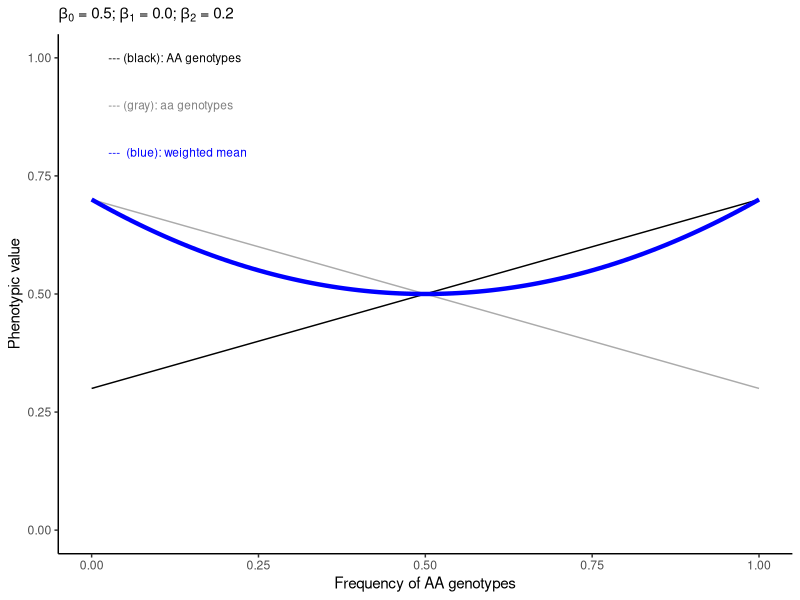

The R source for this figure: (Note: this script raises an error after producing the figure.)
###########################################
# numerical examples for phenotype values #
###########################################

library(tidyverse)
library(patchwork)

plt_f = function(b0,b1,b2,b12,pch) {
  f_star = 0.5-(b1/(2*b2))
  p2 = ggplot(NULL, aes(x=f_star,y=(b12+b2)*(2*f_star-1)+b0+b1)) + geom_point(pch=pch,size=3) +
    theme_classic() + ylab("Phenotypic value") + xlab("Frequency of AA genotypes") + xlim(0,1) + ylim(0,1) +
    geom_function(aes(x=1,y=1),fun=function(x,b0,b1,b2,b12) { (b12+b2)*(2*x-1)+b0+b1 }, args=list(b0,b1,b2,b12)) + 
    geom_function(aes(x=1,y=1),fun=function(x,b0,b1,b2,b12) { (b12-b2)*(2*x-1)+b0-b1 }, args=list(b0,b1,b2,b12), colour=grey(0.0,0.33)) +
    geom_function(aes(x=1,y=1),fun=function(x,b0,b1,b2,b12) { 2*b2*x*(2*x-1)+(b12-b2)*(2*x-1)+b0-b1+2*b1*x }, args=list(b0,b1,b2,b12), lwd=1.5,col=rgb(0,0,1,1))
  return(p2)
}

p1 = plt_f(b0 = 0.5, b1 = 0.0, b2 = 0.2, b12 = 0.0, pch=NA)
p1 = p1 + geom_text(aes(x=0.025,y=1.0),label="--- (black): AA genotypes",size=3,hjust=0) + 
  geom_text(aes(x=0.025,y=0.9),label="--- (gray): aa genotypes",colour=grey(0.5,1),size=3,hjust=0) +
  geom_text(aes(x=0.025,y=0.8),label="---  (blue): weighted mean",size=3,hjust=0,colour=rgb(0,0,1,1)) + 
  labs(subtitle=bquote(beta[0]*" = 0.5; "*beta[1]*" = 0.0; "*beta[2]*" = "*.(format(0.2,nsmall=1))))

p2 = plt_f(b0 = 0.5, b1 = 0.0, b2 = -0.2, b12 = 0.0, pch=NA)
p2 = p2 + labs(subtitle=bquote(beta[0]*" = 0.5; "*beta[1]*" = 0.0; "*beta[2]*" = "*.(format(-0.2,nsmall=1))))

p3 = plt_f(b0 = 0.5, b1 = 0.05, b2 = 0.2, b12 = 0.0, pch=NA)
p3 = p3 + labs(subtitle=bquote(beta[0]*" = 0.5; "*beta[1]*" = 0.05; "*beta[2]*" = "*.(format(0.2,nsmall=1))))

p4 = plt_f(b0 = 0.5, b1 = 0.05, b2 = -0.2, b12 = 0.0, pch=NA)
p4 = p4 + labs(subtitle=bquote(beta[0]*" = 0.5; "*beta[1]*" = 0.05; "*beta[2]*" = "*.(format(-0.2,nsmall=1))))

p = (p1 | p2) / (p3 | p4)

# Figure 1a right
ggsave(p1,filename="../figs/FDSinbred.pdf",width=2.5,height=2.5)


########################
# Ising model simulation

# define functions
XiXj1 = function(id,dmat,range) {
  xi = Xi[id]
  if(xi==0) { xi = 1 } else { xi = xi }
  j = as.numeric(which((dmat[,id]<=range)&(dmat[,id]>0)))
  xj = Xi[j]
  xj[xj==0] = 1
  return(xi*sum(xj))
}

# set coefficients
J = 0.2 #= beta_2
h = 0.0001 #= beta_1

# set a field
rect = 100
N = rect*rect
Xi = sample(c(-1,1),N,replace=T)

smap = cbind(rep(1:rect,each=rect),
             rep(1:rect,rect)
)
dmat = as.matrix(dist(smap))

group = rep(1,rect*rect)


xixj = c()
for(i in 1:N) xixj = c(xixj, XiXj1(i,dmat=dmat,range=sqrt(2)))
Ei_t0 = (J*xixj+h*Xi)

# MCMC by Gibbs sampling
set.seed(1234)
for(j in 1:100) {
  Xi_t0 = Xi
  
  perm = sample(1:N,N)
  for(i in perm) {
    Xi[i] = sample(c(-1,1),1)
    xi = Xi[i]
    if(xi==0) { xi = 1 }
    Ei = -(J*XiXj1(i,dmat=dmat,range=sqrt(8))+h*xi) #set the energy negative to minimize itself
    
    # Metropolis algorithm
    if(Ei_t0[i]<=Ei) {
      Xi[i] = Xi[i]; Ei_t0[i] = Ei
    } else if(runif(1,0,1)<exp(Ei-Ei_t0[i])) {
      Xi[i] = Xi[i]; Ei_t0[i] = Ei
    } else {
      Xi[i] = Xi_t0[i]
    }
  }
  E = mean(Ei_t0)
  image(matrix(Xi,rect,rect),main=paste(j,E),col=c("black","grey","white"))
}

d1 = expand.grid(x=c(1:rect),y=c(1:rect))
d1$z = Xi
ip1 = ggplot(d1,aes(x=x,y=y,fill=z)) + geom_tile(color="grey50") + 
  scale_fill_gradient(low="white", high="black") + 
  labs(subtitle=bquote(beta[0]*" = 0.0; "*beta[1]*" = 0.00; "*beta[2]*" = "*.(format(0.2,nsmall=1)))) +
  theme_classic() + ylab("") + xlab("") + theme(legend.position="none")

d2 = expand.grid(x=c(1:rect),y=c(1:rect))
d2$z = Xi
ip2 = ggplot(d2,aes(x=x,y=y,fill=z)) + geom_tile(color="grey50") + 
  scale_fill_gradient(low="white", high="black") + 
  labs(subtitle=bquote(beta[0]*" = 0.0; "*beta[1]*" = 0.00; "*beta[2]*" = "*.(format(-0.2,nsmall=1)))) +
  theme_classic() + ylab("") + xlab("") + theme(legend.position="none")

ip = (ip1 | ip2) + plot_annotation(tag_levels = "a")
ipp = (ip1 | ip2) / (p1 | p2) / (p3 | p4) + plot_annotation(tag_levels = "a")

# Figure S7
ggsave(ipp,filename="../figs/IsingFDS.pdf",width=6,height=8)


